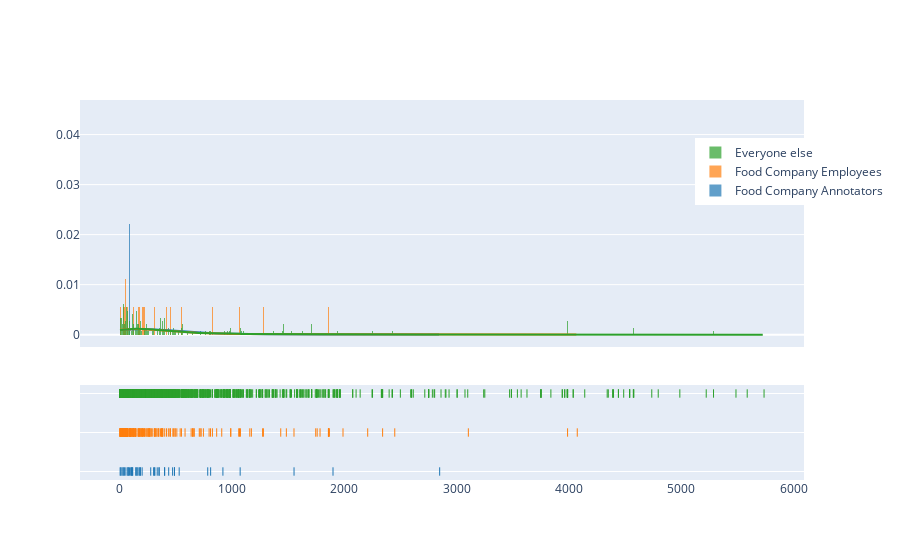

Source (notebook cell):
### Code cell
fig = ff.create_distplot(
    [
        df[df["user_type"] == "Food Company Annotators"]['absolute_error'],
        df[df["user_type"] == "Food Company Employees"]['absolute_error'],
        df[df["user_type"] == "Everyone else"]['absolute_error'],
    ],
    [
        'Food Company Annotators',
        'Food Company Employees',
        'Everyone else',
    ],
)

fig['layout']['legend']['x'] = 0.85
fig['layout']['legend']['y'] = 0.9

fig.show()

fig.write_html("groups-errors.html")

### Figure 1 — Plotly figure (JSON) as saved in the notebook; plotly's stock layout.template omitted (floating-point values rounded to 4 significant figures; data arrays with more than 128 entries replaced by an {"elided": "..."} marker saying what was removed)
{"data": [{"autobinx": false, "histnorm": "probability density", "legendgroup": "Food Company Annotators", "marker": {"color": "rgb(31, 119, 180)"}, "name": "Food Company Annotators", "opacity": 0.7, "type": "histogram", "x": [348.1, 398.1, 182.2, 300.5, 7.621, 1071.0, 145.6, 917.5, 85.82, 114.2, 527.9, 2.082, 33.84, 17.71, 434.6, 70.91, 96.43, 1551.0, 105.0, 180.3, 274.4, 808, 311.6, 306.8, 26.92, 73.81, 162.0, 41.77, 176.1, 332.5, 73.52, 469.5, 486.0, 486.0, 53.54, 1898.0, 102.0, 2848.0, 198, 398.2, 349.8, 111.6, 141.2, 782.1, 154.0], "xaxis": "x", "xbins": {"end": 2848.0, "size": 1, "start": 2.082}, "yaxis": "y"}, {"autobinx": false, "histnorm": "probability density", "legendgroup": "Food Company Employees", "marker": {"color": "rgb(255, 127, 14)"}, "name": "Food Company Employees", "opacity": 0.7, "type": "histogram", "x": {"elided": "180 float values"}, "xaxis": "x", "xbins": {"end": 4074.0, "size": 1, "start": 0.9062}, "yaxis": "y"}, {"autobinx": false, "histnorm": "probability density", "legendgroup": "Everyone else", "marker": {"color": "rgb(44, 160, 44)"}, "name": "Everyone else", "opacity": 0.7, "type": "histogram", "x": {"elided": "1470 float values"}, "xaxis": "x", "xbins": {"end": 5737.0, "size": 1, "start": 0.3906}, "yaxis": "y"}, {"legendgroup": "Food Company Annotators", "marker": {"color": "rgb(31, 119, 180)"}, "mode": "lines", "name": "Food Company Annotators", "showlegend": false, "type": "scatter", "x": {"elided": "500 float values"}, "xaxis": "x", "y": {"elided": "500 float values"}, "yaxis": "y"}, {"legendgroup": "Food Company Employees", "marker": {"color": "rgb(255, 127, 14)"}, "mode": "lines", "name": "Food Company Employees", "showlegend": false, "type": "scatter", "x": {"elided": "500 float values"}, "xaxis": "x", "y": {"elided": "500 float values"}, "yaxis": "y"}, {"legendgroup": "Everyone else", "marker": {"color": "rgb(44, 160, 44)"}, "mode": "lines", "name": "Everyone else", "showlegend": false, "type": "scatter", "x": {"elided": "500 float values"}, "xaxis": "x", "y": {"elided": "500 float values"}, "yaxis": "y"}, {"legendgroup": "Food Company Annotators", "marker": {"color": "rgb(31, 119, 180)", "symbol": "line-ns-open"}, "mode": "markers", "name": "Food Company Annotators", "showlegend": false, "type": "scatter", "x": [348.1, 398.1, 182.2, 300.5, 7.621, 1071.0, 145.6, 917.5, 85.82, 114.2, 527.9, 2.082, 33.84, 17.71, 434.6, 70.91, 96.43, 1551.0, 105.0, 180.3, 274.4, 808, 311.6, 306.8, 26.92, 73.81, 162.0, 41.77, 176.1, 332.5, 73.52, 469.5, 486.0, 486.0, 53.54, 1898.0, 102.0, 2848.0, 198, 398.2, 349.8, 111.6, 141.2, 782.1, 154.0], "xaxis": "x", "y": ["Food Company Annotators", "Food Company Annotators", "Food Company Annotators", "Food Company Annotators", "Food Company Annotators", "Food Company Annotators", "Food Company Annotators", "Food Company Annotators", "Food Company Annotators", "Food Company Annotators", "Food Company Annotators", "Food Company Annotators", "Food Company Annotators", "Food Company Annotators", "Food Company Annotators", "Food Company Annotators", "Food Company Annotators", "Food Company Annotators", "Food Company Annotators", "Food Company Annotators", "Food Company Annotators", "Food Company Annotators", "Food Company Annotators", "Food Company Annotators", "Food Company Annotators", "Food Company Annotators", "Food Company Annotators", "Food Company Annotators", "Food Company Annotators", "Food Company Annotators", "Food Company Annotators", "Food Company Annotators", "Food Company Annotators", "Food Company Annotators", "Food Company Annotators", "Food Company Annotators", "Food Company Annotators", "Food Company Annotators", "Food Company Annotators", "Food Company Annotators", "Food Company Annotators", "Food Company Annotators", "Food Company Annotators", "Food Company Annotators", "Food Company Annotators"], "yaxis": "y2"}, {"legendgroup": "Food Company Employees", "marker": {"color": "rgb(255, 127, 14)", "symbol": "line-ns-open"}, "mode": "markers", "name": "Food Company Employees", "showlegend": false, "type": "scatter", "x": {"elided": "180 float values"}, "xaxis": "x", "y": {"elided": "180 str values"}, "yaxis": "y2"}, {"legendgroup": "Everyone else", "marker": {"color": "rgb(44, 160, 44)", "symbol": "line-ns-open"}, "mode": "markers", "name": "Everyone else", "showlegend": false, "type": "scatter", "x": {"elided": "1470 float values"}, "xaxis": "x", "y": {"elided": "1470 str values"}, "yaxis": "y2"}], "layout": {"barmode": "overlay", "hovermode": "closest", "legend": {"traceorder": "reversed", "x": 0.85, "y": 0.9}, "xaxis": {"anchor": "y2", "domain": [0, 1], "zeroline": false}, "yaxis": {"anchor": "free", "domain": [0.35, 1], "position": 0}, "yaxis2": {"anchor": "x", "domain": [0, 0.25], "dtick": 1, "showticklabels": false}}}
